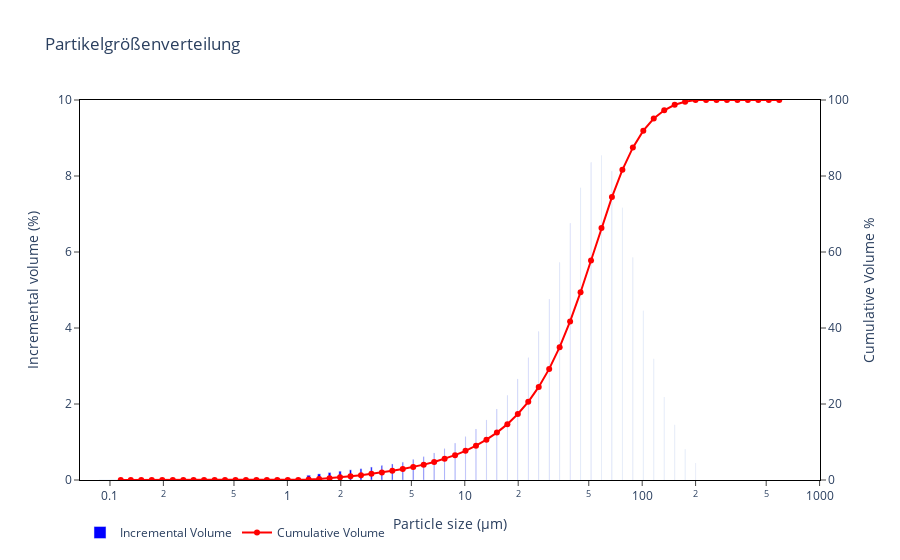

Here is the notebook cell this chart was saved with:
### Markdown cell above
## Show Plot

### Code cell
# Dokumentation zu mehrfachen Axen auf -> https://plotly.com/python/multiple-axes/

# Follow the instructions via the text input field!
df = loader.get_csv_file()

# The Plotting
try:
    
    # Berechnung der Balkenbreite für logarithmische X-Achse
    log_diameters = np.log10(df["Durchmesser"])
    widths = np.diff(log_diameters)
    # Füge einen Wert für den letzten Punkt hinzu
    widths = np.append(widths, widths[-1])
    
    fig = go.Figure(
        data=go.Bar(
            x=df["Durchmesser"],
            y=df["q"],
            name="Incremental Volume",
            marker=dict(color="blue"),
            width=widths
        )
    )
    
    fig.add_trace(
        go.Scatter(
            x=df["Durchmesser"],
            y=df["Q"],
            yaxis="y2",
            name="Cumulative Volume",
            marker=dict(color="red"),
            mode="lines+markers"
        )
    )
    
    fig.update_layout(
        title_text="Partikelgrößenverteilung",
        legend=dict(orientation="h"),         
        xaxis=dict(
            title=dict(text="Particle size (µm)"),
            type="log", # Wichtig: X-Achse auf logarithmische Skala setzen
            autorange=True,
            showgrid=True, # Optional: Gitterlinien anzeigen
            mirror=True,
            linewidth=1, # Optional: Achsenlinienbreite
            linecolor='black', # Optional: Achsenlinienfarbe
            ticks='outside',
            ticklen=5,
            tickwidth=1, # Optional: Tick-Breite
        ),
        yaxis=dict(
            title=dict(text="Incremental volume (%)"),
            side="left",
            range=[0, 10],
            showgrid=True,
            mirror=True,
            linewidth=1,
            linecolor='black',
            ticks='outside',
            ticklen=5,
            tickwidth=1,
        ),
        yaxis2=dict(
            title=dict(text="Cumulative Volume %"),
            side="right",
            range=[0, 100],
            overlaying="y",
            tickmode="array",
            tickvals=[0, 20, 40, 60, 80, 100], # Explizite Tick-Werte für rechte Achse
            showgrid=True,
            mirror=True,
            linewidth=1,
            linecolor='black',
            ticks='outside',
            ticklen=5,
            tickwidth=1,
        ),
        bargap=0, # Optional: Abstand zwischen Balken entfernen, damit sie direkt aneinander liegen
        plot_bgcolor='white' # Optional: Plot-Hintergrund weiß setzen
    )
    fig.show()
    
except TypeError:
    print("\nProgram interrupted by user.")

### Figure 1 — Plotly figure (JSON) as saved in the notebook; plotly's stock layout.template omitted (floating-point values rounded to 4 significant figures)
{"data": [{"marker": {"color": "blue"}, "name": "Incremental Volume", "type": "bar", "width": [0.05657, 0.05882, 0.05944, 0.05894, 0.05964, 0.05919, 0.05799, 0.05891, 0.05975, 0.05841, 0.05921, 0.05884, 0.05901, 0.0588, 0.05877, 0.05917, 0.05891, 0.05884, 0.05906, 0.05882, 0.05909, 0.05895, 0.05897, 0.05883, 0.05899, 0.05899, 0.05888, 0.05894, 0.05898, 0.05895, 0.05895, 0.05895, 0.05892, 0.05895, 0.05894, 0.05896, 0.05893, 0.05897, 0.05894, 0.05895, 0.05895, 0.05895, 0.05894, 0.05895, 0.05895, 0.05894, 0.05895, 0.05895, 0.05895, 0.05894, 0.05895, 0.05894, 0.05895, 0.05895, 0.05895, 0.05895, 0.05895, 0.05895, 0.05895, 0.05895, 0.05895, 0.05895, 0.05895, 0.05895], "x": [0.115, 0.131, 0.15, 0.172, 0.197, 0.226, 0.259, 0.296, 0.339, 0.389, 0.445, 0.51, 0.584, 0.669, 0.766, 0.877, 1.005, 1.151, 1.318, 1.51, 1.729, 1.981, 2.269, 2.599, 2.976, 3.409, 3.905, 4.472, 5.122, 5.867, 6.72, 7.697, 8.816, 10.1, 11.56, 13.25, 15.17, 17.38, 19.9, 22.8, 26.11, 29.91, 34.26, 39.23, 44.94, 51.47, 58.95, 67.52, 77.34, 88.58, 101.5, 116.2, 133.1, 152.5, 174.6, 200.0, 229.1, 262.4, 300.5, 344.2, 394.2, 451.6, 517.2, 592.4], "y": [0.0, 0.0, 0.0, 0.0, 0.0, 0.0, 0.0, 0.0, 0.0, 0.0, 0.0, 0.0, 0.0, 0.0, 0.0, 0.0, 0.0, 0.0, 0.125, 0.16, 0.195, 0.232, 0.266, 0.299, 0.341, 0.381, 0.423, 0.47, 0.538, 0.614, 0.713, 0.822, 0.965, 1.14, 1.342, 1.581, 1.87, 2.225, 2.661, 3.216, 3.909, 4.754, 5.725, 6.757, 7.694, 8.36, 8.539, 8.128, 7.167, 5.856, 4.453, 3.189, 2.182, 1.453, 0.807, 0.448, 0.0, 0.0, 0.0, 0.0, 0.0, 0.0, 0.0, 0.0]}, {"marker": {"color": "red"}, "mode": "lines+markers", "name": "Cumulative Volume", "type": "scatter", "x": [0.115, 0.131, 0.15, 0.172, 0.197, 0.226, 0.259, 0.296, 0.339, 0.389, 0.445, 0.51, 0.584, 0.669, 0.766, 0.877, 1.005, 1.151, 1.318, 1.51, 1.729, 1.981, 2.269, 2.599, 2.976, 3.409, 3.905, 4.472, 5.122, 5.867, 6.72, 7.697, 8.816, 10.1, 11.56, 13.25, 15.17, 17.38, 19.9, 22.8, 26.11, 29.91, 34.26, 39.23, 44.94, 51.47, 58.95, 67.52, 77.34, 88.58, 101.5, 116.2, 133.1, 152.5, 174.6, 200.0, 229.1, 262.4, 300.5, 344.2, 394.2, 451.6, 517.2, 592.4], "y": [0.0, 0.0, 0.0, 0.0, 0.0, 0.0, 0.0, 0.0, 0.0, 0.0, 0.0, 0.0, 0.0, 0.0, 0.0, 0.0, 0.0, 0.0, 0.125, 0.285, 0.48, 0.712, 0.978, 1.277, 1.618, 1.999, 2.423, 2.893, 3.431, 4.046, 4.758, 5.58, 6.546, 7.685, 9.027, 10.61, 12.48, 14.7, 17.36, 20.58, 24.49, 29.24, 34.97, 41.73, 49.42, 57.78, 66.32, 74.45, 81.61, 87.47, 91.92, 95.11, 97.29, 98.75, 99.55, 100.0, 100.0, 100.0, 100.0, 100.0, 100.0, 100.0, 100.0, 100.0], "yaxis": "y2"}], "layout": {"bargap": 0, "legend": {"orientation": "h"}, "plot_bgcolor": "white", "title": {"text": "Partikelgrößenverteilung"}, "xaxis": {"autorange": true, "linecolor": "black", "linewidth": 1, "mirror": true, "showgrid": true, "ticklen": 5, "ticks": "outside", "tickwidth": 1, "title": {"text": "Particle size (µm)"}, "type": "log"}, "yaxis": {"linecolor": "black", "linewidth": 1, "mirror": true, "range": [0, 10], "showgrid": true, "side": "left", "ticklen": 5, "ticks": "outside", "tickwidth": 1, "title": {"text": "Incremental volume (%)"}}, "yaxis2": {"linecolor": "black", "linewidth": 1, "mirror": true, "overlaying": "y", "range": [0, 100], "showgrid": true, "side": "right", "ticklen": 5, "tickmode": "array", "ticks": "outside", "tickvals": [0, 20, 40, 60, 80, 100], "tickwidth": 1, "title": {"text": "Cumulative Volume %"}}}}
